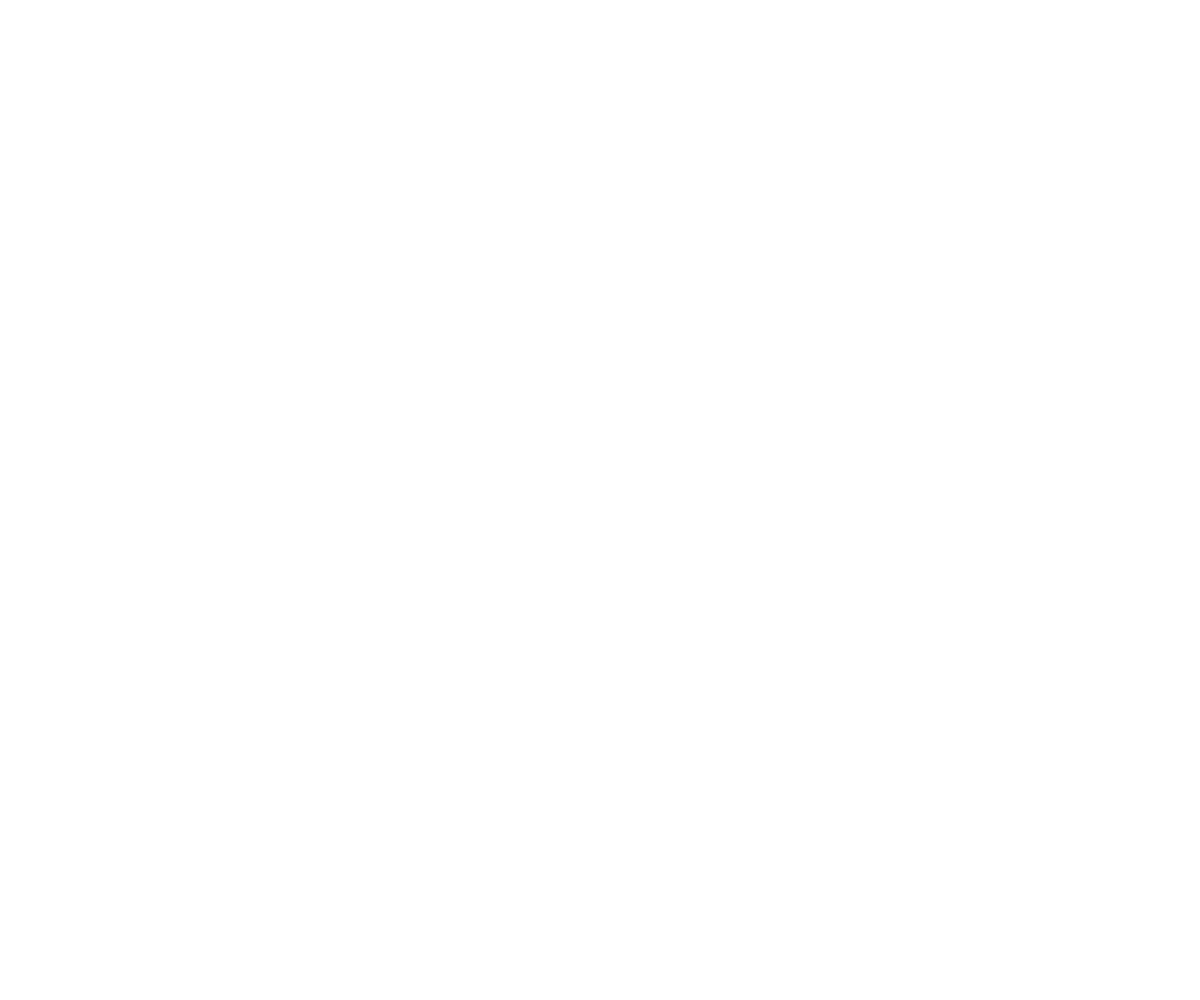
Frame 1 (no input)
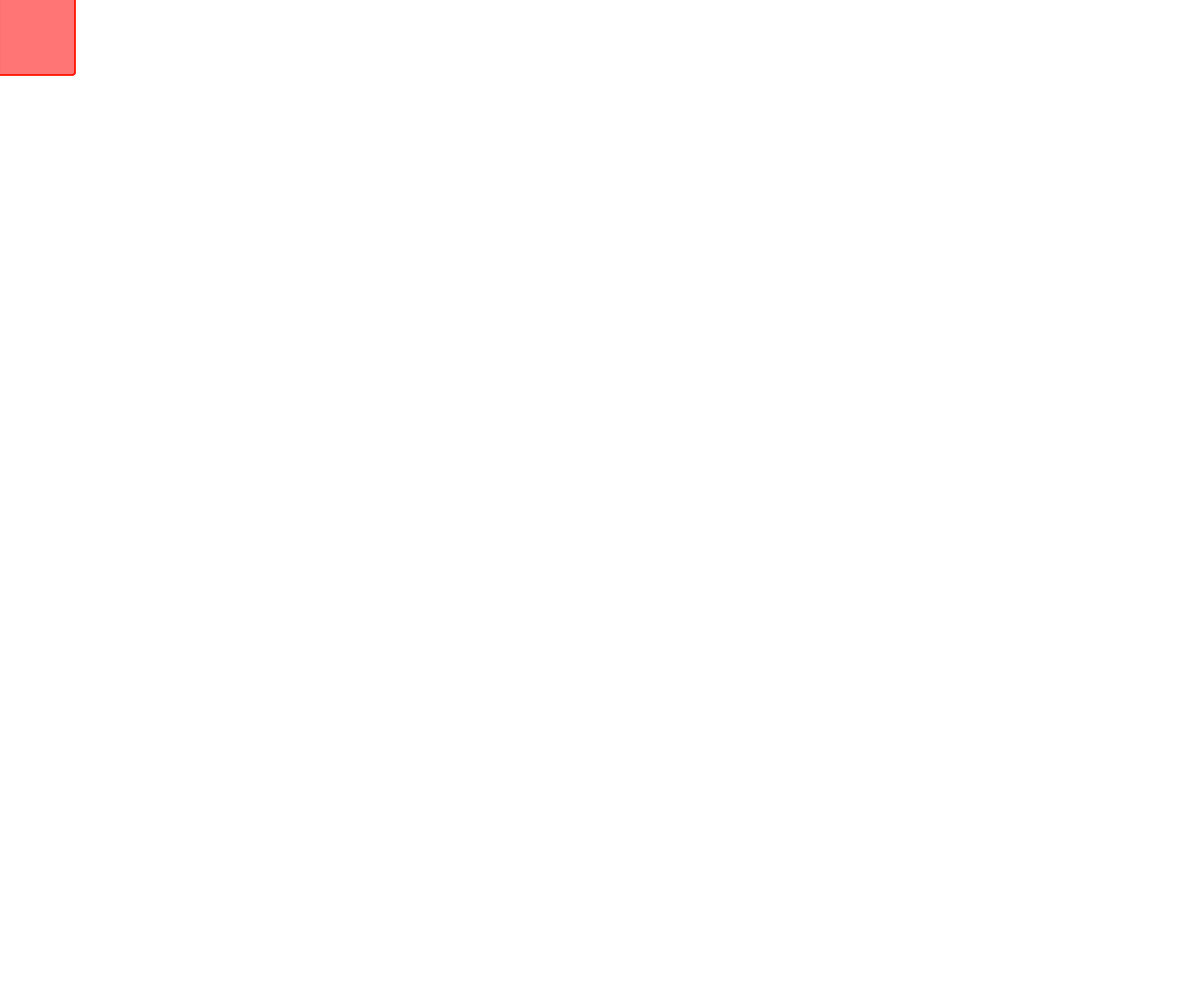
Frame 60 (no input)
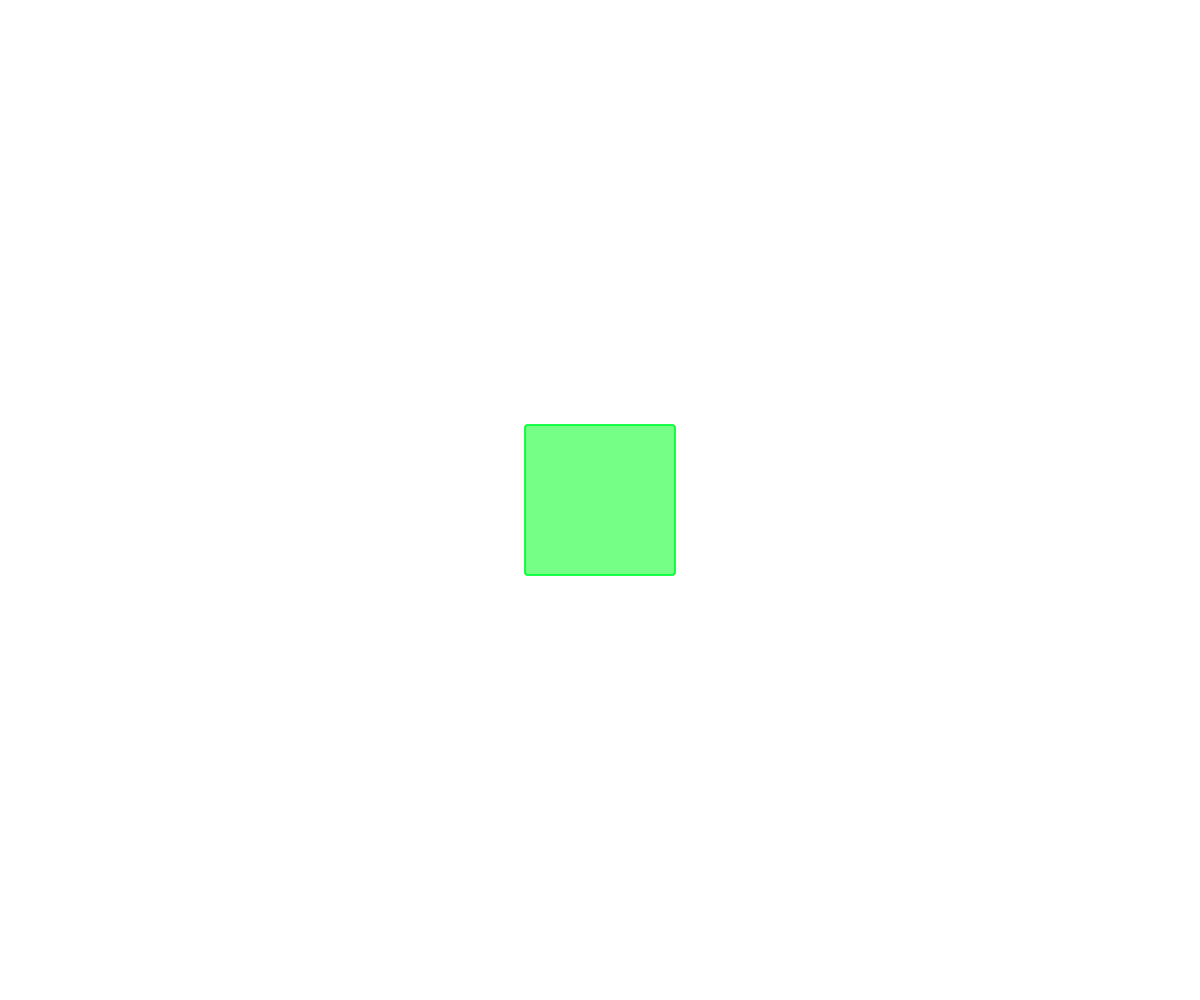
Frame 120 (the mouse pressed at the canvas centre since frame 60)

The p5.js sketch that drew these frames (run headless with seeded random() and noise() and a simulated clock; from frame 60 on, the mouse is pressed at the canvas centre):

// p5.js sketch
// ── sketch.js
var pox = new Array(15);
var poy = new Array(15);
var col = new Array(15);
function setup() {
  createCanvas(windowWidth, windowHeight);
  colorMode(HSB);
  frameRate(120);
}

function draw() {
  background(220);
     // display the incoming data
   background(255);
   let fillChange =map(mouseX,0,width,0,128);
   //let size =(300 - abs(mouseX - width/2))/4;
  
   for(var i=1;i<pox.length-1;i++){
     pox[i]=pox[i+1];
     poy[i]=poy[i+1];
     col[i]=col[i+1];
     
   }
   col[col.length-1]=fillChange;
   pox[pox.length-1]=mouseX;
   poy[poy.length-1]=mouseY;
   // put drawing code here
 
   for(var i=0;i<pox.length-1;i++){

   rectMode(CENTER);
   fill(col[i]*2,150,150,0.06);
   strokeWeight(1.5);
   strokeJoin(ROUND);
   stroke(col[i]*2+5,100,160,0.2);
   aFace(pox[i],poy[i],width/8);
   }
}
function aFace(faceX,faceY,faceSize){ 
  square(faceX,faceY,faceSize,3);
  // push();
  // fill(255);
  // ellipse(faceX-15,faceY-10,10x,10);
  // ellipse(faceX+15,faceY-10,10,10);
  // arc
  // pop();

}
